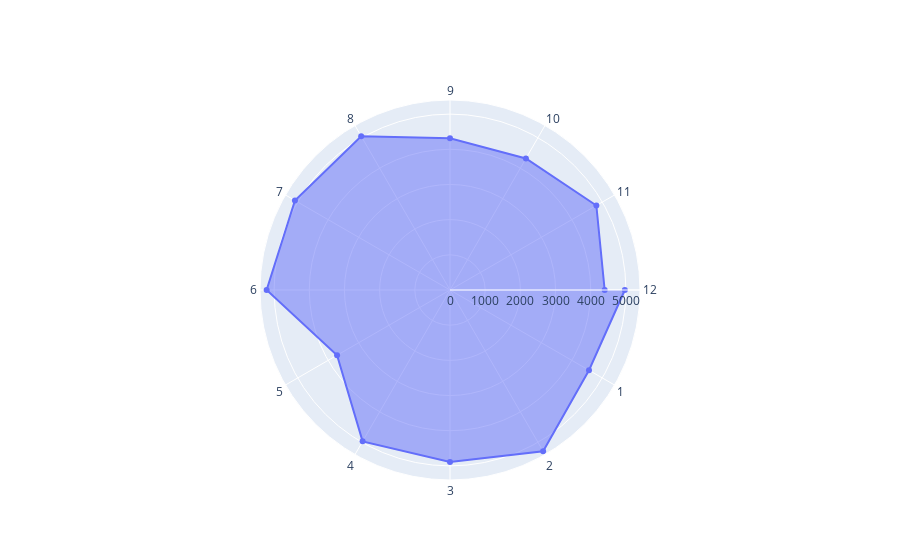

Source (notebook cell):
### Code cell
import plotly.graph_objects as go
fig = go.Figure(data=go.Scatterpolar(
  r=list_demand,
  theta=months,
  fill='toself'
))
fig.update_layout(
  polar=dict(
    radialaxis=dict(
      visible=True
    ),
  ),
  showlegend=False
)

fig.show()

### Figure 1 — Plotly figure (JSON) as saved in the notebook; plotly's stock layout.template omitted (floating-point values rounded to 4 significant figures; data arrays with more than 128 entries replaced by an {"elided": "..."} marker saying what was removed)
{"data": [{"fill": "toself", "r": {"elided": "52606 float values"}, "theta": ["12", "11", "10", "9", "8", "7", "6", "5", "4", "3", "2", "1", "12"], "type": "scatterpolar"}], "layout": {"polar": {"radialaxis": {"visible": true}}, "showlegend": false}}
